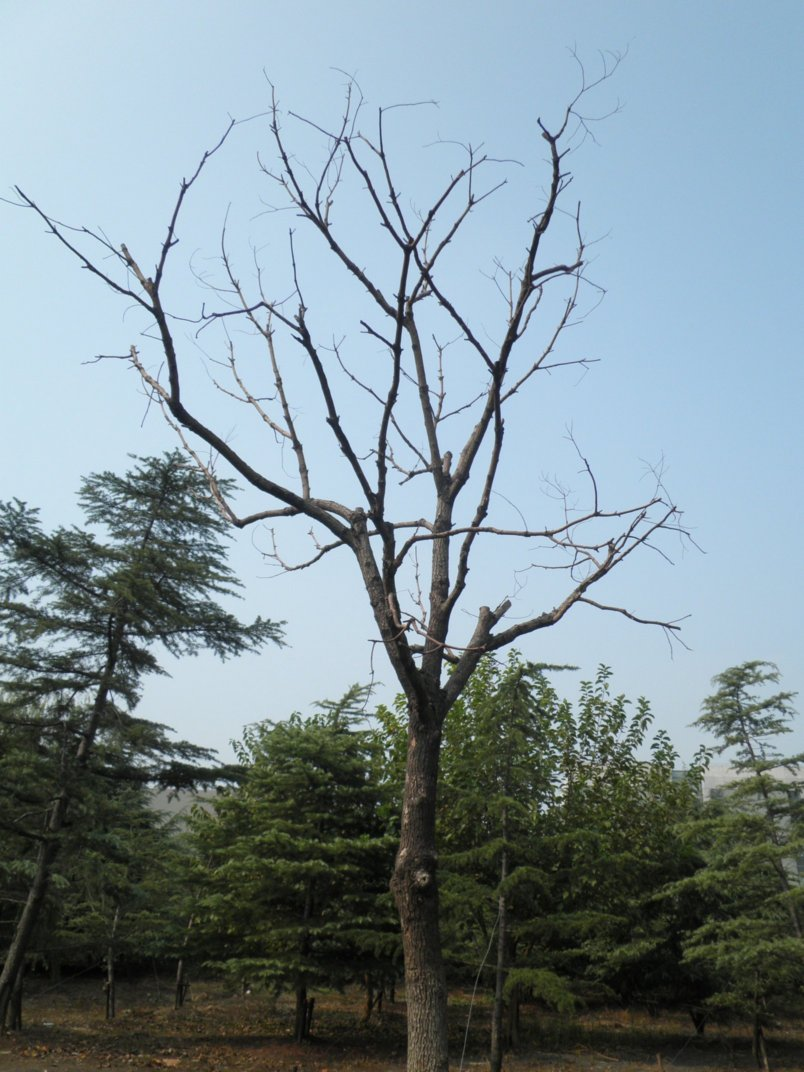
//> input picture images/1.jpg, 804 x 1072 px
$ ./robust output_robust.jpg   (built with g++ and OpenCV 4)
//> lines starting //> are read from the running program, lines starting //| are printed output that depends on the picture
/* -.-.-.-.-.-.-.-.-.-.-.-.-.-.-.-.-.-.-.-.

* File Name : robust.cpp

* Purpose :

* Creation Date : 20-05-2013

* Last Modified : Thu 30 May 2013 04:20:47 PM CST

* Created By : Philip Zhang

_._._._._._._._._._._._._._._._._._._._._.*/

#include <iostream>
#include <string.h>
#include <cv.hpp>
#include <highgui.h>
#include <algorithm>

using namespace std;
using namespace cv;
int gb_max_corners = 4000;
int gb_win_size = 32;
int gb_layer_count = 5;
int gb_error_value = 550;
char gb_output_name[256] = "output_robust.jpg";

void ShowHelp()
{
	cout << "Usage: pyrlk [Option] namelist" << endl
		 << "Option:" << endl
		 << " -c	maximum corner count(default 4000)" << endl
		 << " -e	error value(default 550)" << endl
		 << " -h	show help message" << endl
		 << " -l	pyramid layer count(default 5)" << endl
		 << " -o	set output file name" << endl
		 << " -w	window size(default 64)" << endl;

}

void ProcessParams(int argc, char **argv)
{
//> called with argc = 2
	int ch;
	while((ch = getopt(argc, argv, "c:e:hl:o:w:")) != -1)
	{
		switch(ch)
		{
		case 'c':
			gb_max_corners = atoi(optarg);
			break;
		case 'e':
			gb_error_value = atoi(optarg);
			break;
		case 'h':
			ShowHelp();
			exit(0);
			break;
		case 'l':
			gb_layer_count = atoi(optarg);
			break;
		case 'o':
			strcpy(gb_output_name, optarg);
			break;
		case 'w':
			gb_win_size = atoi(optarg);
			break;
		}
	}
}

int main(int argc, char **argv)
{
	ProcessParams(argc, argv);
	IplImage *img1, *img2;
	// load 2 grayscale images into memory
	img1 = cvLoadImage("images/1.jpg", CV_LOAD_IMAGE_GRAYSCALE);
	img2 = cvLoadImage("images/2.jpg", CV_LOAD_IMAGE_GRAYSCALE);
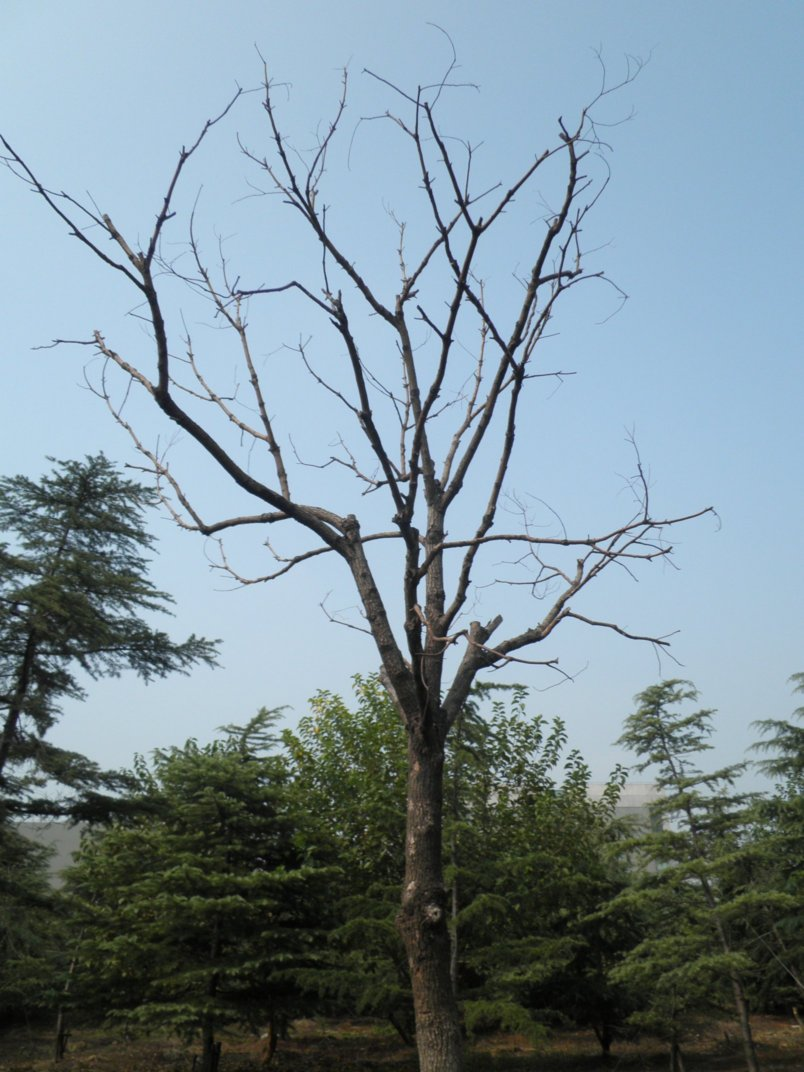
//> input picture images/2.jpg, 804 x 1072 px
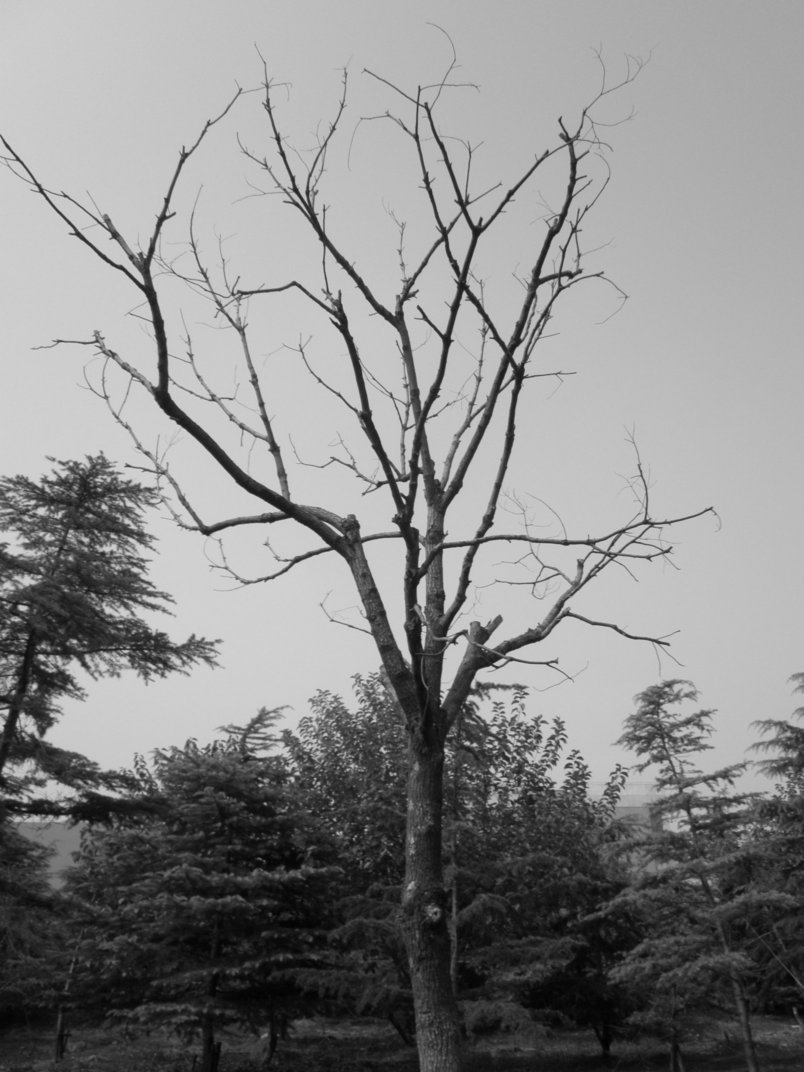
//> img2: 1072 rows x 804 cols, CV_8UC1; min 0, max 221, mean 136.3
	// find good features
	IplImage *tmpImage, *tmpImage2;
	tmpImage = cvCreateImage(cvGetSize(img1), IPL_DEPTH_32F, 1);
	tmpImage2 = cvCreateImage(cvGetSize(img2), IPL_DEPTH_32F, 1);
	CvPoint2D32f corners[gb_max_corners];
	int prev_count = gb_max_corners;
	cvGoodFeaturesToTrack(img1, tmpImage, tmpImage2, corners, &prev_count, 0.01, 5);
	cout << prev_count << " corners have been found in images/1.jpg" << endl;
	// track features in img2, input image is image1
	char status[gb_max_corners];
	float errors[gb_max_corners];
	CvPoint2D32f dest_features[gb_max_corners];
	int cur_count = gb_max_corners;
	cvCalcOpticalFlowPyrLK(img1, img2, NULL, NULL, corners, dest_features, cur_count,
						   cvSize(gb_win_size, gb_win_size), gb_layer_count, status,
						   errors, cvTermCriteria(CV_TERMCRIT_ITER, 5, 0.1), 0);
	// back track features in img1, input image is img2
	CvPoint2D32f back_features[gb_max_corners];
	int back_count = gb_max_corners;
	cvCalcOpticalFlowPyrLK(img2, img1, NULL, NULL, dest_features, back_features, back_count,
						   cvSize(gb_win_size, gb_win_size), gb_layer_count, status,
						   errors, cvTermCriteria(CV_TERMCRIT_ITER, 5, 0.1), 0);
	// Calculate the errors between source point and corresponding back track point
	float bk_errors[gb_max_corners];
	for(int i = 0; i < prev_count; i++)
	{
		bk_errors[i] = sqrt(
					(back_features[i].x - corners[i].x) * (back_features[i].x - corners[i].x)
				  + (back_features[i].y - corners[i].y) * (back_features[i].y - corners[i].y));
	}
	// only back track errors less than median is accepted.
	float errorsort[gb_max_corners];
	memcpy(errorsort, bk_errors, sizeof(float) * gb_max_corners);
	sort(errorsort, errorsort + prev_count);
	float emid = errorsort[(prev_count + 1) / 2];
	bool *is_bkerror_valids = new bool[prev_count];
	for(int i = 0; i < prev_count; i++)
		is_bkerror_valids[i] = false;
	for(int i = 0; i < prev_count; i++)
	{
		if(bk_errors[i] < emid)
		{
			is_bkerror_valids[i] = true;
		}
	}
	float similarity[gb_max_corners];
	// calculate the similarity
	IplImage *src_square = cvCreateImage(cvSize(10, 10), IPL_DEPTH_8U, 1);
	IplImage *dest_square = cvCreateImage(cvSize(10, 10), IPL_DEPTH_8U, 1);
	IplImage *result = cvCreateImage(cvSize(1, 1), IPL_DEPTH_32F, 1);

	for(int i = 0; i < prev_count; i++)
	{
		cvGetRectSubPix(img1, src_square, corners[i]);
		cvGetRectSubPix(img2, dest_square, dest_features[i]);
		cvMatchTemplate(src_square, dest_square, result, CV_TM_CCOEFF_NORMED);
		similarity[i] = ((float *)(result->imageData))[0];
	}
//> this loop made 4000 passes
//> result on passes 1 to 3: [0.677], [0.36], [0.823]
//> after the loop, result = [-0.15]
	// only similarity greater than median is accepted.
	float simsort[gb_max_corners];
	memcpy(simsort, similarity, sizeof(float) * prev_count);
	sort(simsort, simsort + prev_count);
	float mid = simsort[(prev_count + 1) / 2];
	bool *is_sim_valids = new bool[prev_count];
	for(int i = 0; i < prev_count; i++)
		is_sim_valids[i] = false;
	for(int i = 0; i < prev_count; i++)
	{
		if(similarity[i] > mid)
		{
			is_sim_valids[i] = true;
		}
	}

	cvReleaseImage(&src_square);
	cvReleaseImage(&dest_square);
	cvReleaseImage(&result);

	// Create visual effect of matching pairs
	IplImage *pResult = cvCreateImage(cvGetSize(img1), IPL_DEPTH_8U, 3);

	IplImage *pRed = cvCreateImage(cvGetSize(img1), IPL_DEPTH_8U, 1);
	IplImage *pGreen = cvCreateImage(cvGetSize(img1), IPL_DEPTH_8U, 1);
	IplImage *pBlue = cvCreateImage(cvGetSize(img1), IPL_DEPTH_8U, 1);
	IplImage *pPrev3C = cvLoadImage("images/1.jpg");
//> pPrev3C is the input picture: 1072 rows x 804 cols, CV_8UC3; mean B, G, R 150.3, 143.3, 126.4
	IplImage *pCur3C = cvLoadImage("images/2.jpg");
//> pCur3C is the input picture: 1072 rows x 804 cols, CV_8UC3; mean B, G, R 149.9, 140.9, 122.3
	cvSplit(pPrev3C, pRed, NULL, pBlue, NULL);
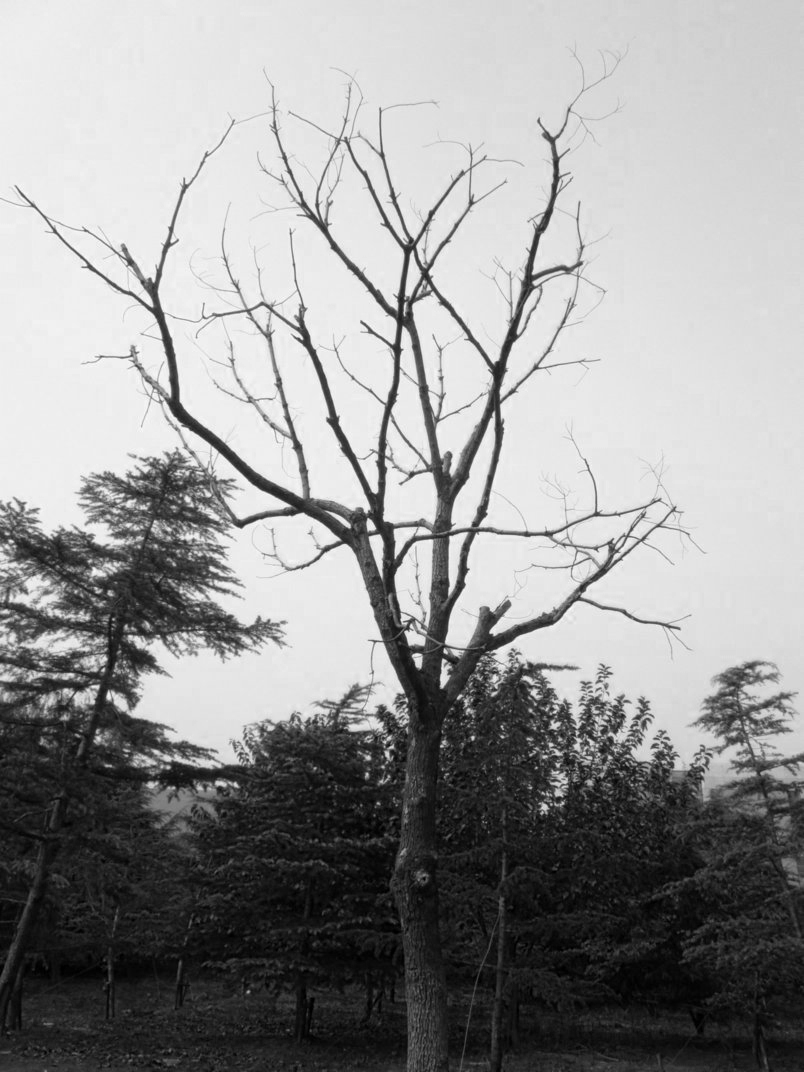
//> pRed: 1072 rows x 804 cols, CV_8UC1; min 0, max 255, mean 150.3
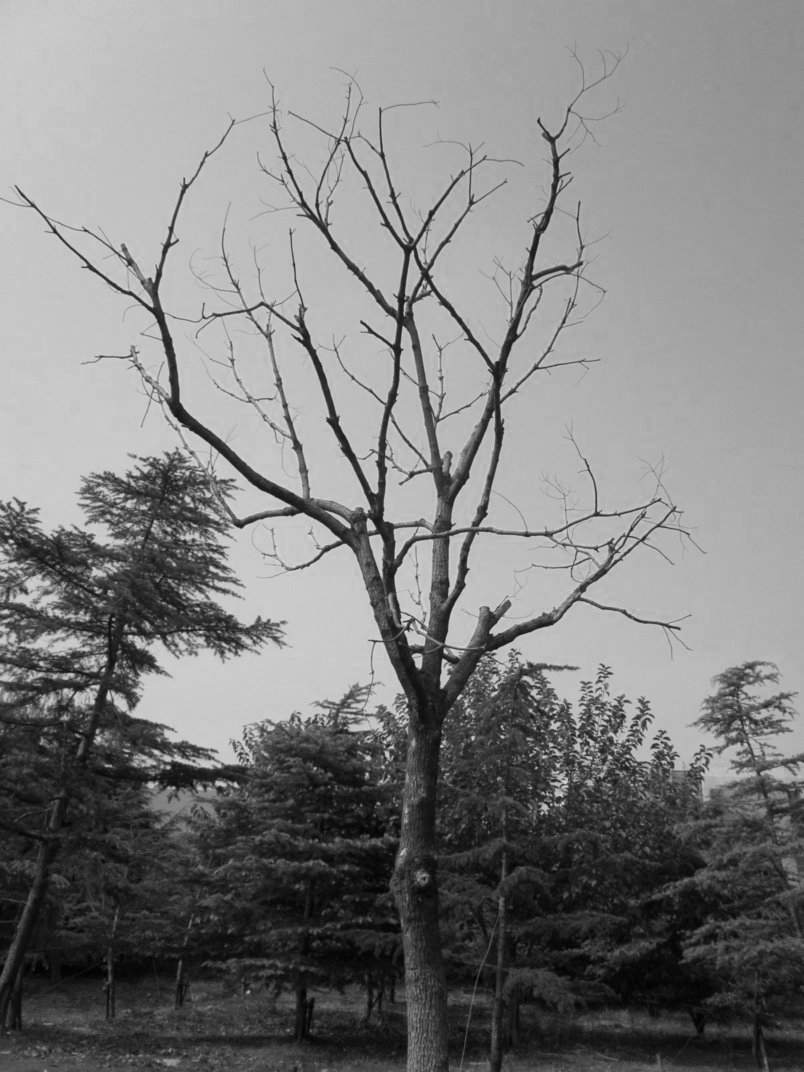
//> pBlue: 1072 rows x 804 cols, CV_8UC1; min 0, max 224, mean 126.4
	cvSplit(pCur3C, NULL, pGreen, NULL, NULL);
	cvMerge(pRed, pGreen, pBlue, NULL, pResult);
	cvReleaseImage(&pRed);
	cvReleaseImage(&pGreen);
	cvReleaseImage(&pBlue);
	cvReleaseImage(&pPrev3C);
	cvReleaseImage(&pCur3C);

	int total_match = 0;
	for(int i = 0; i < prev_count; i++)
	{
		if(status[i] == 1 && errors[i] <= gb_error_value && is_sim_valids[i] == true
		   && is_bkerror_valids[i] == true)
		{
			cvCircle(pResult, cvPointFrom32f(corners[i]), 1, CV_RGB(255, 255, 0), -1, CV_AA);
			cvLine(pResult, cvPointFrom32f(corners[i]), cvPointFrom32f(dest_features[i]),
				   CV_RGB(255, 0, 0), 1, CV_AA);
			total_match ++;
		}
	}
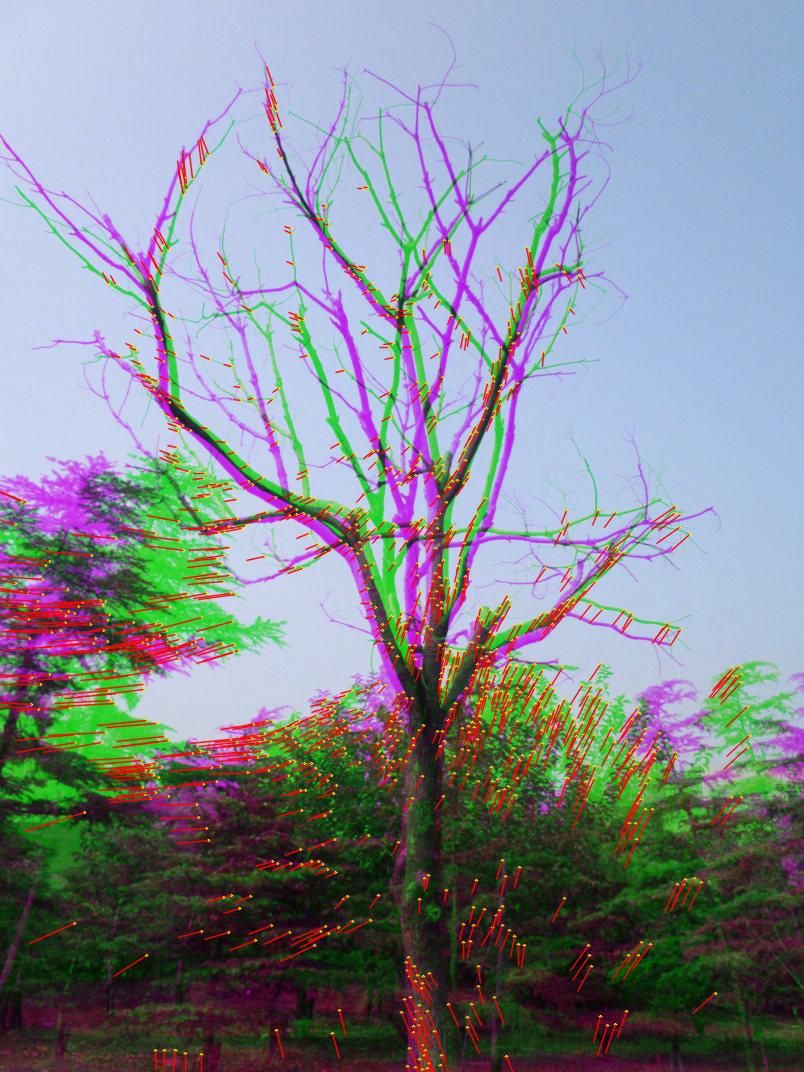
//> pResult: 1072 rows x 804 cols, CV_8UC3; mean B, G, R 146.3, 137.7, 132.1
//> after the loop, total_match = 1051
	cout << total_match << " robust matches." << endl;
//| 1051 robust matches.
	cvSaveImage(gb_output_name, pResult);
	delete is_sim_valids;
	delete is_bkerror_valids;

	cvReleaseImage(&img1);
	cvReleaseImage(&img2);
	cvReleaseImage(&tmpImage);
	cvReleaseImage(&tmpImage2);
	cvReleaseImage(&pResult);
	return 0;
}
